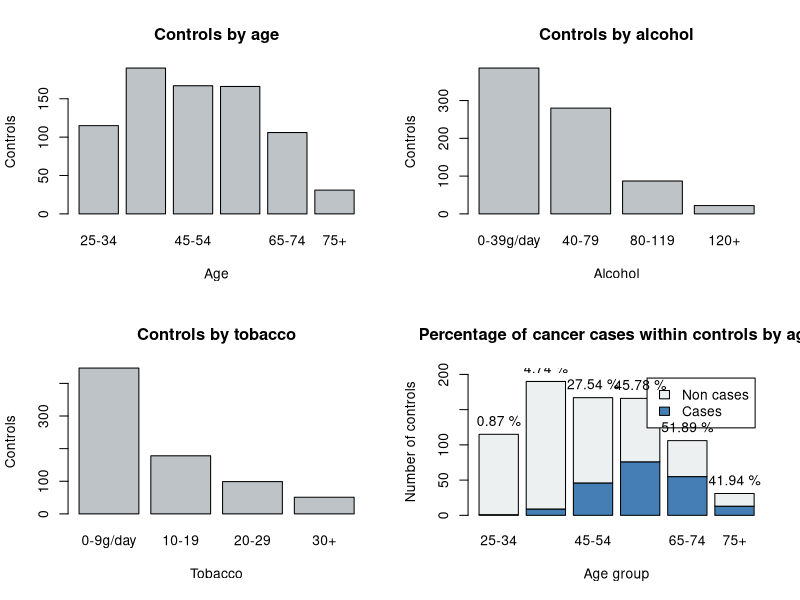
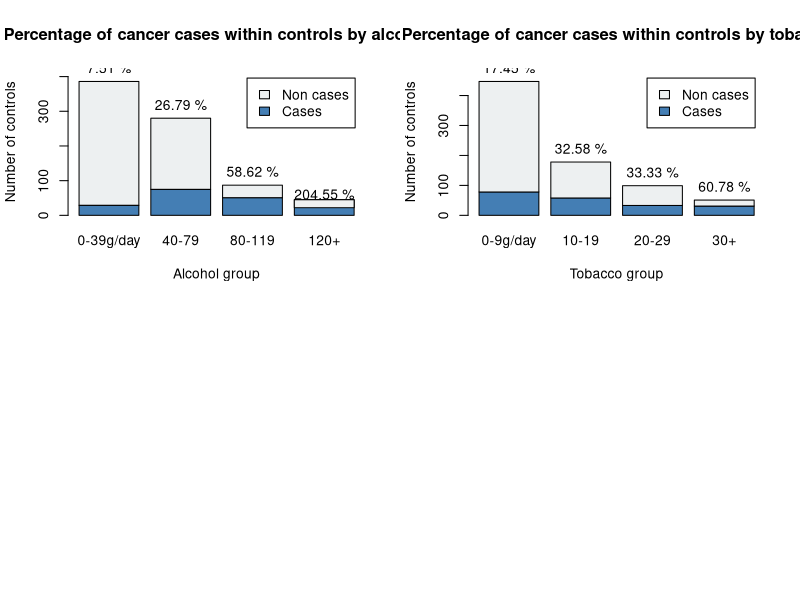
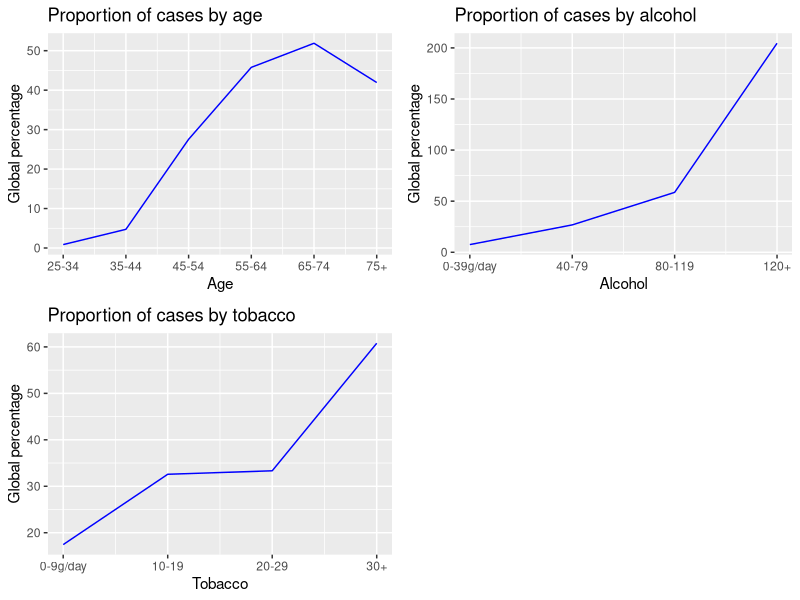

The R source for these figures, in order: (Note: this script raises an error after producing the figures.)
## ---- chunk 1
knitr::opts_chunk$set(echo = TRUE)
## ---- chunk 2
head(esoph, 8)
cat("Number of combinations: ", dim(esoph)[1], "\nNumber of persons controlled: ",
    sum(esoph$ncontrols))
## ---- chunk 3
summary(esoph)
## ---- chunk 4
tapply(esoph$ncontrols, esoph$agegp, sum)
## ---- chunk 5
par(mfrow=c(2, 2)) 
barplot(tapply(esoph$ncontrols, esoph$agegp, sum), col="#BEC3C7",
        xlab="Age", ylab="Controls", main="Controls by age")
barplot(tapply(esoph$ncontrols, esoph$alcgp, sum), col="#BEC3C7",
        xlab="Alcohol", ylab="Controls", main="Controls by alcohol")
barplot(tapply(esoph$ncontrols, esoph$tobgp, sum), col="#BEC3C7",
        xlab="Tobacco", ylab="Controls", main="Controls by tobacco")
## ---- chunk 6
# Age
age_cases <- tapply(esoph$ncases, esoph$agegp, sum)
age_controls <- tapply(esoph$ncontrols, esoph$agegp, sum)
non_age_cases <- age_controls - age_cases
age_proportions <- age_cases / age_controls * 100
age_ylim <- c(0, 1.1 * max(age_controls))

# Alcohol
alc_cases <- tapply(esoph$ncases, esoph$alcgp, sum)
alc_controls <- tapply(esoph$ncontrols, esoph$alcgp, sum)
non_alc_cases <- alc_controls - alc_cases
alc_proportions <- alc_cases / alc_controls * 100
alc_ylim <- c(0, 1.1 * max(alc_controls))

# Tobacco
tob_cases <- tapply(esoph$ncases, esoph$tobgp, sum)
tob_controls <- tapply(esoph$ncontrols, esoph$tobgp, sum)
non_tob_cases <- tob_controls - tob_cases
tob_proportions <- tob_cases / tob_controls * 100
tob_ylim <- c(0, 1.1 * max(tob_controls))

# Plots
legend <- c("Cases", "Non cases")
colours <- c("#447EB4", "#EDF0F1")
ylab <- "Number of controls"

age_plot <- barplot(rbind(age_cases, non_age_cases), ylim=age_ylim, legend=legend,
                col=colours, xlab="Age group", ylab=ylab,
                main="Percentage of cancer cases within controls by age")
text(x=age_plot, y=age_controls, label=paste(round(age_proportions, 2), "%"), pos=3)

alc_plot <- barplot(rbind(alc_cases, non_alc_cases), ylim=alc_ylim, legend=legend,
                col=colours, xlab="Alcohol group", ylab=ylab,
                main="Percentage of cancer cases within controls by alcohol")
text(x=alc_plot, y=alc_controls, label=paste(round(alc_proportions, 2), "%"), pos=3)

tob_plot <- barplot(rbind(tob_cases, non_tob_cases), ylim=tob_ylim, legend=legend,
                col=colours, xlab="Tobacco group", ylab=ylab,
                main="Percentage of cancer cases within controls by tobacco")
text(x=tob_plot, y=tob_controls, label=paste(round(tob_proportions, 2), "%"), pos=3)
## ---- chunk 7
library(ggplot2)
library(ggpubr)

age_plot <- ggplot(as.data.frame(age_proportions), aes(x=c(0:5), y=age_proportions)) +
  geom_line(col="blue") + scale_x_continuous(labels=levels(esoph$age)) +
  labs(title="Proportion of cases by age", x="Age", y="Global percentage")
alc_plot <- ggplot(as.data.frame(alc_proportions), aes(x=c(0:3), y=alc_proportions)) +
  geom_line(col="blue") + scale_x_continuous(labels=levels(esoph$alcgp)) +
  labs(title="Proportion of cases by alcohol", x="Alcohol", y="Global percentage")
tob_plot <- ggplot(as.data.frame(tob_proportions), aes(x=c(0:3), y=tob_proportions)) +
  geom_line(col="blue") + scale_x_continuous(labels=levels(esoph$tobgp)) +
  labs(title="Proportion of cases by tobacco", x="Tobacco", y="Global percentage")

ggarrange(age_plot, alc_plot, tob_plot)
## ---- chunk 8
age <- as.numeric(esoph$agegp)
alcohol <- as.numeric(esoph$alcgp)
tobacco <- as.numeric(esoph$tobgp)
cases <- esoph$ncases / esoph$ncontrols

esoph_prop <- data.frame(age, alcohol, tobacco, cases)
summary(esoph_prop$cases)
## ---- chunk 9
esoph_prop_corr <- cor(esoph_prop)
esoph_prop_corr
## ---- chunk 10
cleanTable <- function(table, threshold, subst=NA, rev=FALSE) {
  for (i in seq(1, length(table[,1]))) {
		for (j in seq(1, length(table[1,]))) {
		  if (i == j ||
		      !is.null(threshold) &&
		      xor(rev, table[i, j] > -threshold && table[i, j] < threshold)) {
				table[i, j] <- subst
			}
		}
	}
	return (table)
}

# Masking low values
print(cleanTable(esoph_prop_corr, 0.5), digits=3, na.print=".")

# Graphically
library(corrplot)
esoph_prop_corr_plot <- cleanTable(esoph_prop_corr, NULL, 0.0)
corrplot(as.matrix(esoph_prop_corr_plot), type="full", order="hclust", tl.col="black", tl.srt=45)
## ---- chunk 11
cor.test(esoph_prop$age, esoph_prop$cases)
## ---- chunk 12
library(Hmisc)
print(cleanTable(rcorr(as.matrix(esoph_prop))$P, 0.05, rev=TRUE), digits=3, na.print=".")
## ---- chunk 13
esoph_prop_qual <- data.frame(esoph$agegp, esoph$alcgp, esoph$tobgp, esoph_prop$cases)
names(esoph_prop_qual) <- c("age", "alcohol", "tobacco", "cases")

age_alc <- ggplot(esoph_prop_qual, aes(alcohol, cases, fill=age)) +
  geom_bar(stat="identity", position="dodge") +
  labs(title="Age by alcohol", y="Cases proportion")
alc_tob <- ggplot(esoph_prop_qual, aes(tobacco, cases, fill=alcohol)) +
  geom_bar(stat="identity", position="dodge") +
  labs(title="Alcohol by tobacco", y="Cases proportion")
age_tob <- ggplot(esoph_prop_qual, aes(tobacco, cases, fill=age)) +
  geom_bar(stat="identity", position="dodge") +
  labs(title="Age by tobacco", y="Cases proportion")

ggarrange(age_alc, alc_tob, age_tob)
## ---- chunk 14
X <- esoph_prop$cases
y_age <- as.numeric(esoph_prop$age) - 1

age_linear_model <- lm(X ~ y_age)
summary(age_linear_model)
## ---- chunk 15
y_alc <- as.numeric(esoph_prop$alcohol) - 1
y_tob <- as.numeric(esoph_prop$tobacco) - 1

age_linear <- ggplot(esoph_prop, aes(x=y_age, y=X)) + geom_point(size=1) + geom_smooth(method="lm") +
  stat_regline_equation(label.x=0.1, label.y=0.85) +
  scale_x_continuous(labels=levels(esoph_prop$age)) +
  labs(x="Age Groups", y="Proportion of cancers (%)") + theme_bw()
alc_linear <- ggplot(esoph_prop, aes(x=y_alc, y=X)) + geom_point(size=1) + geom_smooth(method="lm") +
  stat_regline_equation(label.x=0.1, label.y=0.8) +
  scale_x_continuous(labels=levels(esoph_prop$alcohol)) +
  labs(x="Alcohol Groups", y="Proportion of cancers (%)") + theme_bw()
tob_linear <- ggplot(esoph_prop, aes(x=y_tob, y=X)) + geom_point(size=1) + geom_smooth(method="lm") +
  stat_regline_equation(label.x=0.1, label.y=0.65) +
  scale_x_continuous(labels=levels(esoph_prop$tobacco)) +
  labs(x="Tobacco Groups", y="Proportion of cancers (%)") + theme_bw()

ggarrange(age_linear, alc_linear, tob_linear)
